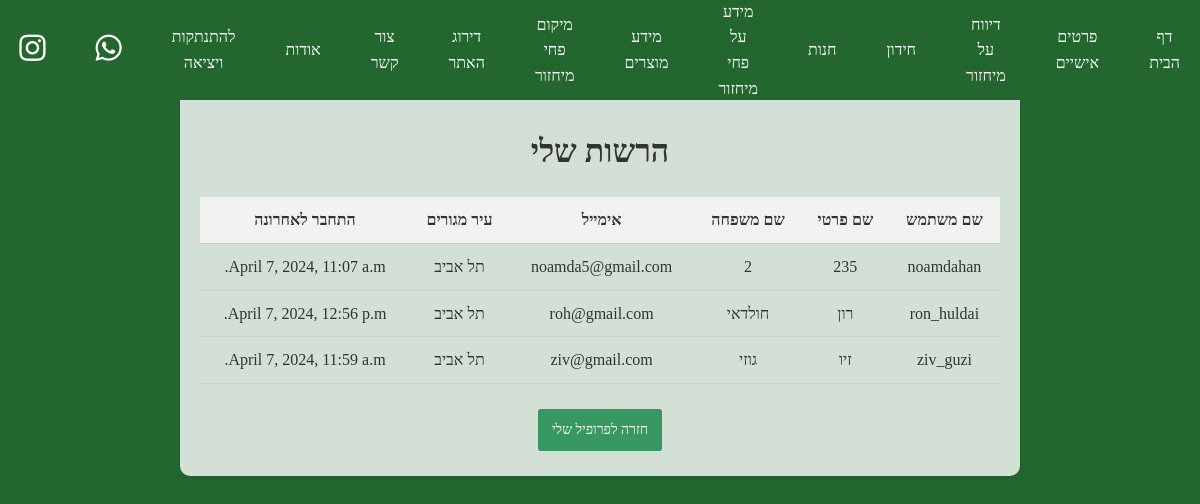
Before: /website/my_authority/ (signed in) with the older database file.
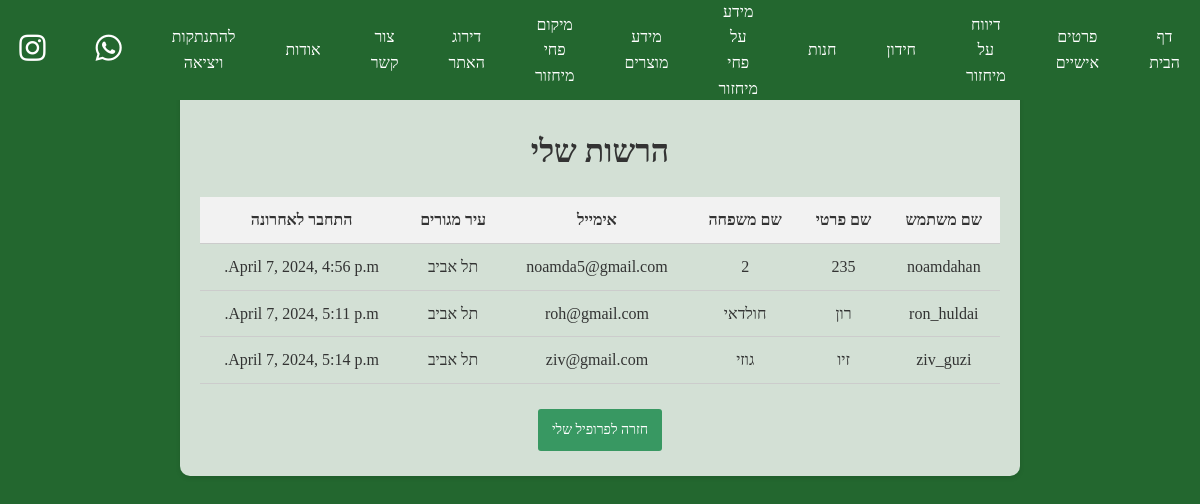
After: the same page with the newer database file.
### website/models.py (models this page shows)
class User(AbstractUser):
	first_name = models.CharField(max_length=50)
	last_name = models.CharField(max_length=50)
	email = models.EmailField(max_length=100, unique=True)
	USER_TYPE_CHOICES = (
		(0, 'Private'),
		(1, 'Corporation')
	)
	user_type = models.SmallIntegerField(default=0, choices=USER_TYPE_CHOICES)
	location = models.CharField(max_length=50)
	comp_num = models.PositiveIntegerField(blank=True, null=True)
	points = models.PositiveIntegerField(default=0)
	class Meta:
		app_label = 'website'
		verbose_name = 'User'
		verbose_name_plural = 'Users'

### website/views.py (the view)
# urls.py: path('my_authority/', views.my_authority, name='my_authority'),
@login_required
def my_authority(request):
    loginuser = request.user
    checkadmin = loginuser.is_superuser
    usertype = loginuser.user_type
    userID = loginuser.id
    userLocation = loginuser.location
    if checkadmin:
        usertype = "a"
    recycling_data = User.objects.filter(location=userLocation)  # ניגשנו לשדה בתוך שדה עם __
    context = {
        'recycling_data': recycling_data,
        'userType': usertype,
    }
    return render(request, 'my_authority.html', context)

### website/templates/my_authority.html (shortened to what this page needs)
{% extends "master.html" %}
{% block content %}
<div class="container" style="background-color: rgba(255, 255, 255, 0.8);">
    <br>
    <br>
    <br>
    <h1>הרשות שלי</h1>
    <table style=" width: 100%; margin-bottom: 20px; border-collapse: collapse;text-align: center;">
        <tr>
            <th>שם משתמש</th>
            <th>שם פרטי</th>
            <th>שם משפחה</th>
            <th>אימייל</th>
            <th>עיר מגורים</th>
            <th>התחבר לאחרונה</th>
        </tr>
        {% for p in recycling_data %}
        <tr>
            <td>{{ p.username }}</td>
            <td>{{ p.first_name }}</td>
            <td>{{ p.last_name }}</td>
            <td>{{ p.email }}</td>
            <td>{{ p.location }}</td>
            <td>{{ p.last_login }}</td>
        </tr>
        {% endfor %}
    </table>
    <a href="{% url 'userform' %}" style="display: inline-block; padding: 8px 12px; margin: 5px; font-size: 14px; text-decoration: none; color: #fff; background-color: #389862; border: 2px solid transparent; border-radius: 3px; cursor: pointer; transition: background-color 0.3s ease, border-color 0.3s ease, color 0.3s ease;">חזרה לפרופיל שלי</a>
{% endblock %}

Changed rows visible on the page:
changed User "noamdahan": last_login "April 7, 2024, 11:07 a.m." → "April 7, 2024, 4:56 p.m."
changed User "ron_huldai": last_login "April 7, 2024, 12:56 p.m." → "April 7, 2024, 5:11 p.m."
changed User "ziv_guzi": last_login "April 7, 2024, 11:59 a.m." → "April 7, 2024, 5:14 p.m."
